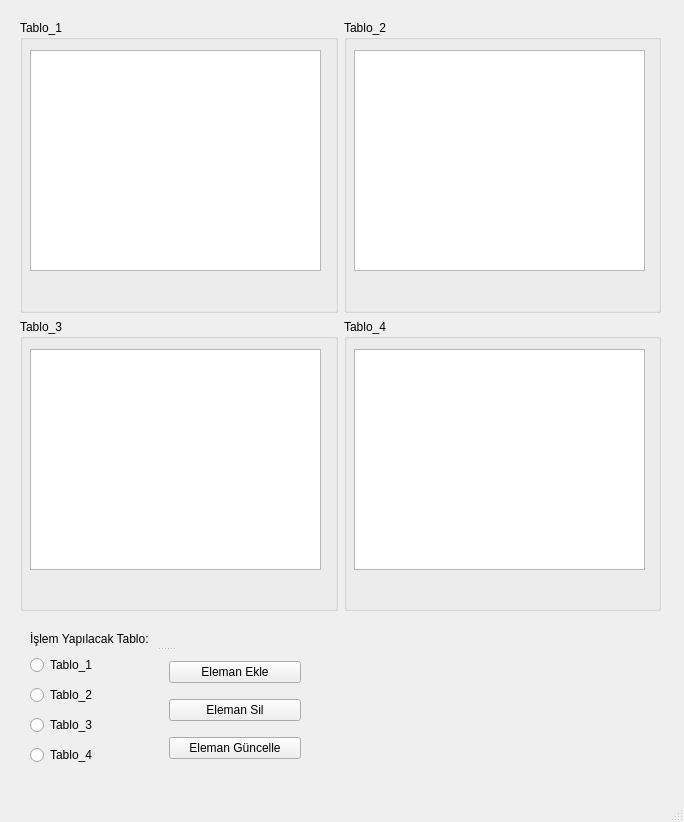
<?xml version="1.0" encoding="UTF-8"?>
<ui version="4.0">
 <class>MainWindow</class>
 <widget class="QMainWindow" name="MainWindow">
  <property name="geometry">
   <rect>
    <x>0</x>
    <y>0</y>
    <width>684</width>
    <height>822</height>
   </rect>
  </property>
  <property name="windowTitle">
   <string>MainWindow</string>
  </property>
  <property name="styleSheet">
   <string notr="true"/>
  </property>
  <widget class="QWidget" name="centralwidget">
   <widget class="QSplitter" name="splitter">
    <property name="geometry">
     <rect>
      <x>30</x>
      <y>630</y>
      <width>271</width>
      <height>141</height>
     </rect>
    </property>
    <property name="orientation">
     <enum>Qt::Vertical</enum>
    </property>
    <widget class="QLabel" name="label">
     <property name="text">
      <string>İşlem Yapılacak Tablo:</string>
     </property>
    </widget>
    <widget class="QWidget" name="layoutWidget">
     <layout class="QHBoxLayout" name="horizontalLayout">
      <item>
       <layout class="QVBoxLayout" name="verticalLayout_3">
        <item>
         <widget class="QRadioButton" name="radTable1">
          <property name="text">
           <string>Tablo_1</string>
          </property>
         </widget>
        </item>
        <item>
         <widget class="QRadioButton" name="radTable2">
          <property name="text">
           <string>Tablo_2</string>
          </property>
         </widget>
        </item>
        <item>
         <widget class="QRadioButton" name="radTable3">
          <property name="text">
           <string>Tablo_3</string>
          </property>
         </widget>
        </item>
        <item>
         <widget class="QRadioButton" name="radTable4">
          <property name="text">
           <string>Tablo_4</string>
          </property>
         </widget>
        </item>
       </layout>
      </item>
      <item>
       <layout class="QVBoxLayout" name="verticalLayout_2">
        <item>
         <widget class="QPushButton" name="btnInsertElement">
          <property name="text">
           <string>Eleman Ekle</string>
          </property>
         </widget>
        </item>
        <item>
         <widget class="QPushButton" name="btnDeleteElement">
          <property name="text">
           <string>Eleman Sil</string>
          </property>
         </widget>
        </item>
        <item>
         <widget class="QPushButton" name="btnUpdateElement">
          <property name="text">
           <string>Eleman Güncelle</string>
          </property>
         </widget>
        </item>
       </layout>
      </item>
     </layout>
    </widget>
   </widget>
   <widget class="QWidget" name="layoutWidget">
    <property name="geometry">
     <rect>
      <x>20</x>
      <y>20</y>
      <width>641</width>
      <height>591</height>
     </rect>
    </property>
    <layout class="QGridLayout" name="gridLayout">
     <item row="0" column="0">
      <widget class="QGroupBox" name="group1">
       <property name="title">
        <string>Tablo_1</string>
       </property>
       <widget class="QTableWidget" name="table1">
        <property name="geometry">
         <rect>
          <x>10</x>
          <y>30</y>
          <width>291</width>
          <height>221</height>
         </rect>
        </property>
       </widget>
      </widget>
     </item>
     <item row="0" column="1">
      <widget class="QGroupBox" name="group2">
       <property name="title">
        <string>Tablo_2</string>
       </property>
       <widget class="QTableWidget" name="table2">
        <property name="geometry">
         <rect>
          <x>10</x>
          <y>30</y>
          <width>291</width>
          <height>221</height>
         </rect>
        </property>
       </widget>
      </widget>
     </item>
     <item row="1" column="0">
      <widget class="QGroupBox" name="group3">
       <property name="title">
        <string>Tablo_3</string>
       </property>
       <widget class="QTableWidget" name="table3">
        <property name="geometry">
         <rect>
          <x>10</x>
          <y>30</y>
          <width>291</width>
          <height>221</height>
         </rect>
        </property>
       </widget>
      </widget>
     </item>
     <item row="1" column="1">
      <widget class="QGroupBox" name="group4">
       <property name="title">
        <string>Tablo_4</string>
       </property>
       <widget class="QTableWidget" name="table4">
        <property name="geometry">
         <rect>
          <x>10</x>
          <y>30</y>
          <width>291</width>
          <height>221</height>
         </rect>
        </property>
       </widget>
      </widget>
     </item>
    </layout>
   </widget>
  </widget>
  <widget class="QMenuBar" name="menubar">
   <property name="geometry">
    <rect>
     <x>0</x>
     <y>0</y>
     <width>684</width>
     <height>21</height>
    </rect>
   </property>
  </widget>
  <widget class="QStatusBar" name="statusbar"/>
 </widget>
 <resources/>
 <connections/>
</ui>
